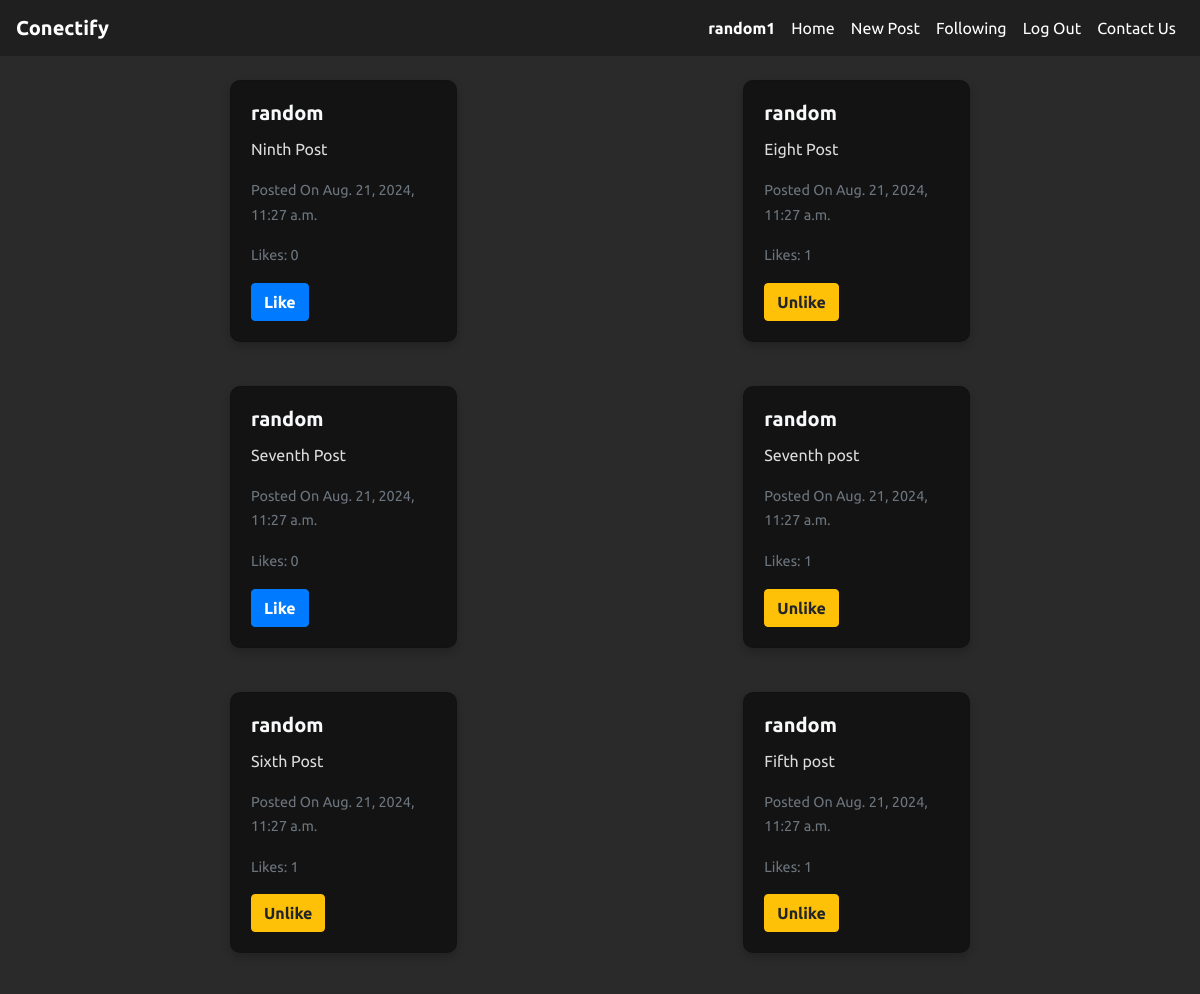
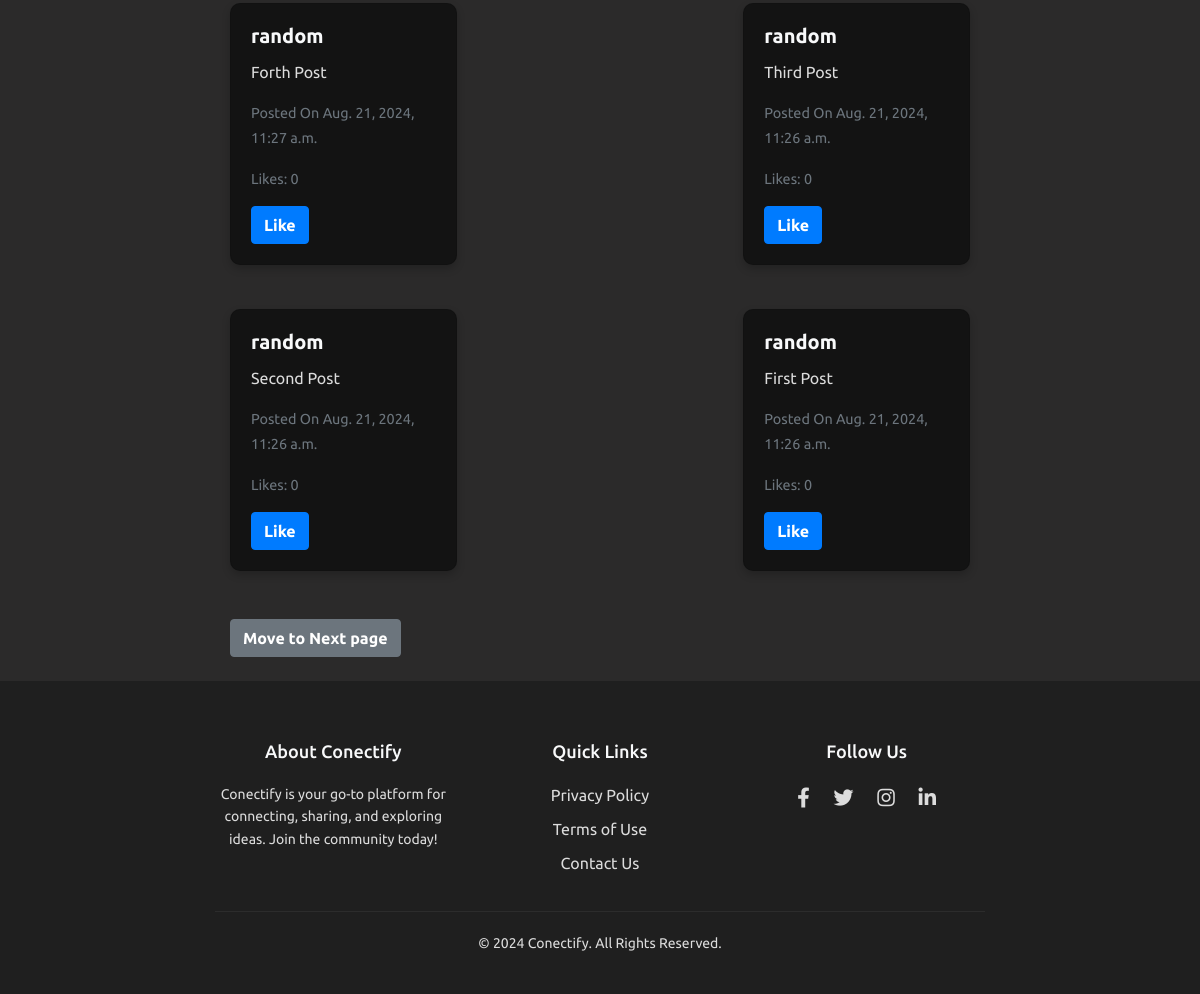
The page /following (signed in) on the database its author committed (2 pictures, top to bottom).
### network/models.py (models this page shows, shortened)
class User(AbstractUser):
    profile_image = models.ImageField(upload_to = "profile_image", blank=True,null=True)

class Post(models.Model):
    user = models.ForeignKey(User , on_delete=models.CASCADE, related_name="posts")
    image = models.ImageField( upload_to="post_images/'",blank= True , null = True)
    image_url = models.URLField(blank=True , null= True)
    content = models.TextField()
    updated_at = models.DateTimeField(auto_now_add = True)
    timestamp = models.DateTimeField(auto_now_add=True)
    likes = models.ManyToManyField(User, blank=True , related_name="likes")

### network/views.py (the view)
# urls.py: path('following',views.following_page,name="following"),
@login_required
def following_page(request):
    user = request.user
    followed_users_ids = Follow.objects.filter(follower=user).values_list('followed_id', flat=True)
    posts = Post.objects.filter(user_id__in=followed_users_ids).order_by('-timestamp')
    paginator = Paginator(posts,10)
    page_number = request.GET.get("page")
    page_obj = paginator.get_page(page_number)
    return render(request, 'network/following.html', {
        'posts': page_obj.object_list,
        'page_obj':page_obj
        })

### network/templates/network/following.html (shortened to what this page needs)
{% extends "network/layout.html" %}
{% block body %}
<div class="container mt-4">
    <div class="row">
        <div class="col-12">
            <div class="row" id="post-container">
                {% for post in posts %}
                <div class="col-md-4 mb-4">
                    <div class="card" id="post-{{ post.id }}">
                        <div class="card-body">
                            <h5 class="card-title" ><a href="{% url "profile" post.user.username %}">{{ post.user.username }}</a></h5>
                            <p class="card-text" id="post-content-{{ post.id }}">{{ post.content }}</p>
                            <p class="card-text"><small class="text-muted">Posted On {{ post.timestamp }}</small></p>
                            <p class="card-text">
                                <small class="text-muted">Likes: <span id="like-count-{{ post.id }}">{{ post.likes.count }}</span></small>
                            </p>
                            {% if post.user != user %}
                                {% if user in post.likes.all %}
                                <button class="btn btn-warning" id="like-btn-{{ post.id }}" onclick="toggleLike({{ post.id }})"> Unlike </button>
                                {% else %}
                                <button class="btn btn-primary" id="like-btn-{{ post.id }}" onclick="toggleLike({{ post.id }})"> Like </button>
                                {% endif %}
                            {% endif %}
                        </div>
                    </div>
                </div>
                {% endfor %}
            </div>
        </div>
    </div>
     <div class="d-flex justify-content-between mt-4">
        {% if page_obj.has_next %}
        <a class="btn btn-secondary" href="?page={{ page_obj.next_page_number }}">Move to Next page</a>
        {% endif %}
    </div>
</div>
{% endblock body %}

### network/templates/network/layout.html (shortened to what this page needs)
{% load static %}
<!DOCTYPE html>
<html lang="en">
<head>
    <link rel="stylesheet" href="https://stackpath.bootstrapcdn.com/bootstrap/4.4.1/css/bootstrap.min.css">
    <link href="{% static 'network/styles.css' %}" rel="stylesheet">
    <link href="https://cdnjs.cloudflare.com/ajax/libs/font-awesome/5.15.4/css/all.min.css" rel="stylesheet">
</head>
<body>
    <nav class="navbar navbar-expand-lg navbar-dark bg-dark">
        <a class="navbar-brand" href="#top"><strong>Conectify</strong></a>
        <div class="collapse navbar-collapse" id="navbarNav">
            <ul class="navbar-nav ml-auto">
                {% if user.is_authenticated %}
                    <li class="nav-item">
                        <a class="nav-link" href="{% url 'profile' user.username %}"><strong>{{ user.username }}</strong></a>
                    </li>
                    <li class="nav-item">
                        <a class="nav-link" href="{% url 'all-posts' %}">Home</a>
                    </li>
                    <li class="nav-item">
                        <a class="nav-link" href="{% url 'new-post' %}">New Post</a>
                    </li>
                    <li class="nav-item">
                        <a class="nav-link" href="{% url 'following' %}">Following</a>
                    </li>
                    <li class="nav-item">
                        <a class="nav-link" href="{% url 'logout' %}">Log Out</a>
                    </li>
                {% endif %}
                <li class="nav-item">
                    <a class="nav-link" href="#footer">Contact Us</a>
                </li>
            </ul>
        </div>
    </nav>
   <div class="container my-4 flex-grow-1">
    {% block body %}
    {% endblock %}
</div>
<footer id="footer">
    <div class="container">
        <div class="row">
            <div class="col-md-4">
                <h5>About Conectify</h5>
                <p>Conectify is your go-to platform for connecting, sharing, and exploring ideas. Join the community today!</p>
            </div>
            <div class="col-md-4">
                <h5>Quick Links</h5>
                <ul class="list-unstyled">
                    <li><a href="#">Privacy Policy</a></li>
                    <li><a href="#">Terms of Use</a></li>
                    <li><a href="#">Contact Us</a></li>
                </ul>
            </div>
            <div class="col-md-4">
                <h5>Follow Us</h5>
                <div class="social-icons">
                    <a href="#"><i class="fab fa-facebook-f"></i></a>
                    <a href="#"><i class="fab fa-twitter"></i></a>
                    <a href="#"><i class="fab fa-instagram"></i></a>
                    <a href="#"><i class="fab fa-linkedin-in"></i></a>
                </div>
            </div>
        </div>
        <hr class="footer-divider">
        <p>&copy; 2024 Conectify. All Rights Reserved.</p>
    </div>
</footer>
</body>
</html>

### network/static/network/styles.css (style rules this page uses)
html { scroll-behavior: smooth; }
body { font-family:'Ubuntu',sans-serif; background-color: #2b2a2a; }
.navbar { background-color: #1f1f1f !important; }
.navbar-brand { font-weight: bold; color: white !important; }
.navbar-nav .nav-link { color: white !important; }
.container { max-width: 800px; margin-top: 20px; }
#post-container { display: flex; flex-wrap: wrap; justify-content: space-between; gap: 20px; }
.card { background-color: #131313; border-radius: 10px; transition: transform 0.3s ease, box-shadow 0.3s ease; cursor: pointer; box-shadow: 0 4px 8px rgba(0, 0, 0, 0.2); color: #dcdcdc; }
.card-title a { color: #f8f9fa; font-weight: 600; text-decoration: none; transition: color 0.3s ease; }
.btn { transition: background-color 0.3s ease, color 0.3s ease; font-weight: bold; }
.btn-secondary { background-color: #6c757d; color: #fff; font-weight: bold; }
.text-muted { font-size: 0.9em; color: #a6a6a6; }
footer { background-color: #1f1f1f; color: #dcdcdc; text-align: center; padding: 40px 0; }
footer h5 { color: #f8f9fa; margin-bottom: 20px; font-size: 18px; }
footer p { font-size: 14px; margin: 0; line-height: 1.6; }
footer ul { list-style: none; padding: 0; }
footer ul li { margin: 10px 0; }
footer ul li a { color: #dcdcdc !important; text-decoration: none !important; transition: color 0.3s ease-in-out; }
footer .social-icons a { font-size: 20px; color: #dcdcdc; margin: 0 10px; transition: color 0.3s ease-in-out; }
footer .footer-divider { border-top: 1px solid #2c2c2c; margin: 20px 0; }

### rows shown on the page
User: username "random1"
Post: user.username "random", content "Ninth Post", timestamp "Aug. 21, 2024, 11:27 a.m.", likes.count "0"
Post: user.username "random", content "Eight Post", timestamp "Aug. 21, 2024, 11:27 a.m.", likes.count "1"
Post: user.username "random", content "Seventh Post", timestamp "Aug. 21, 2024, 11:27 a.m.", likes.count "0"
Post: user.username "random", content "Seventh post", timestamp "Aug. 21, 2024, 11:27 a.m.", likes.count "1"
Post: user.username "random", content "Sixth Post", timestamp "Aug. 21, 2024, 11:27 a.m.", likes.count "1"
Post: user.username "random", content "Fifth post", timestamp "Aug. 21, 2024, 11:27 a.m.", likes.count "1"
Post: user.username "random", content "Forth Post", timestamp "Aug. 21, 2024, 11:27 a.m.", likes.count "0"
Post: user.username "random", content "Third Post", timestamp "Aug. 21, 2024, 11:26 a.m.", likes.count "0"
Post: user.username "random", content "Second Post", timestamp "Aug. 21, 2024, 11:26 a.m.", likes.count "0"
Post: user.username "random", content "First Post", timestamp "Aug. 21, 2024, 11:26 a.m.", likes.count "0"
